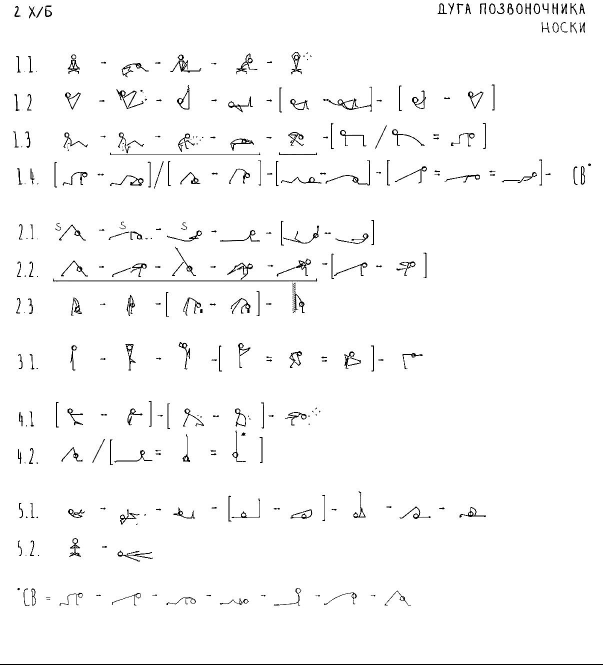
#> input picture resources/imports/spinal-arc-sheet/source.png, 1206 x 1329 px (shown at 1/2 size)
$ python -i drawing-pack-comparison.py   (imports and definitions only)
#> lines starting #> are read from the running program, lines starting #| are printed output that depends on the picture
#> further down, picture is the input picture: PIL image 1206x1329 RGB; min 0, max 255, mean 249.7
"""Build side-by-side source/renderer pages for manual pose review."""
import argparse
import json
from pathlib import Path
from PIL import Image, ImageDraw, ImageFont, ImageOps

root = Path(__file__).resolve().parents[1]
parser = argparse.ArgumentParser()
# [2 lines not run here, left out]
# [1 line that did not run here, left out]
# [1 line that did not run here, left out]
# [1 line that did not run here, left out]
# [1 line that did not run here, left out]
# [1 line that did not run here, left out]
# [1 line that did not run here, left out]
# [1 line not run here, left out]
font = ImageFont.load_default(size=15)

def pose_bounds(image):
    mask = image.convert('L').point(lambda value: 255 if value < 190 else 0)
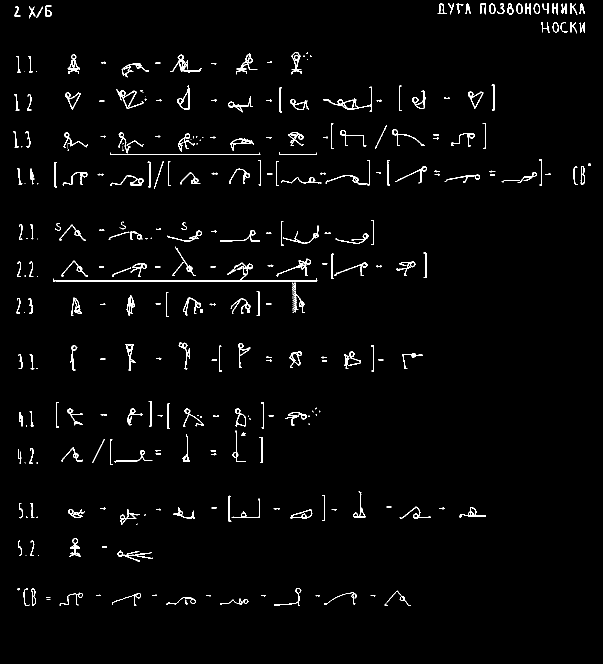
#> mask: PIL image 1206x1329 L (shown at 1/2 size); 2.1% white in thin lines or dots
    bounds = mask.getbbox()
#> bounds = (0, 6, 1206, 1329)
    return image.crop(bounds) if bounds else image
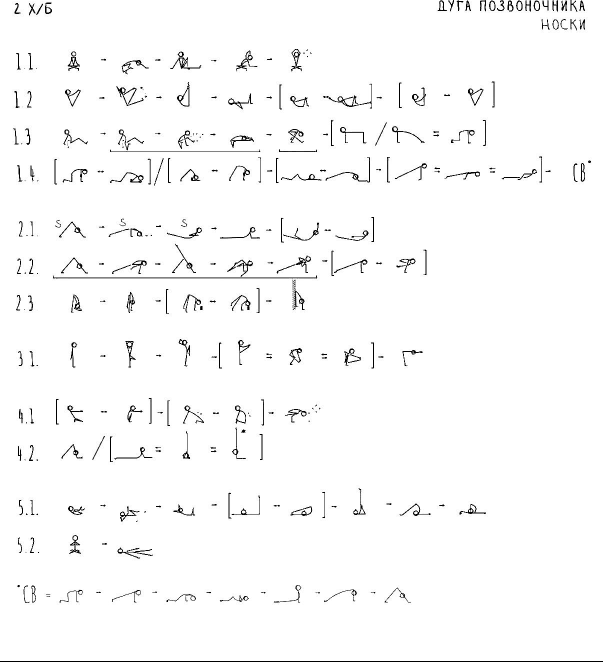
#> returned value: PIL image 1206x1323 RGB (shown at 1/2 size); min 0, max 255, mean 249.7

# [22 lines not run here, left out]

>>> from PIL import Image
>>> picture = Image.open('../resources/imports/spinal-arc-sheet/source.png')
>>> result = pose_bounds(picture)
